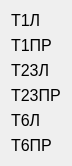
     <widget class="QWidget" name="layoutWidget">
      <property name="geometry">
       <rect>
        <x>90</x>
        <y>140</y>
        <width>61</width>
        <height>131</height>
       </rect>
      </property>
      <layout class="QVBoxLayout" name="verticalLayout_2">
       <item>
        <widget class="QLabel" name="label_68">
         <property name="font">
          <font>
           <pointsize>12</pointsize>
          </font>
         </property>
         <property name="text">
          <string>Т1Л</string>
         </property>
        </widget>
       </item>
       <item>
        <widget class="QLabel" name="label_69">
         <property name="font">
          <font>
           <pointsize>12</pointsize>
          </font>
         </property>
         <property name="text">
          <string>Т1ПР</string>
         </property>
        </widget>
       </item>
       <item>
        <widget class="QLabel" name="label_70">
         <property name="font">
          <font>
           <pointsize>12</pointsize>
          </font>
         </property>
         <property name="text">
          <string>Т23Л</string>
         </property>
        </widget>
       </item>
       <item>
        <widget class="QLabel" name="label_71">
         <property name="font">
          <font>
           <pointsize>12</pointsize>
          </font>
         </property>
         <property name="text">
          <string>Т23ПР</string>
         </property>
        </widget>
       </item>
       <item>
        <widget class="QLabel" name="label_72">
         <property name="font">
          <font>
           <pointsize>12</pointsize>
          </font>
         </property>
         <property name="text">
          <string>Т6Л</string>
         </property>
        </widget>
       </item>
       <item>
        <widget class="QLabel" name="label_73">
         <property name="font">
          <font>
           <pointsize>12</pointsize>
          </font>
         </property>
         <property name="text">
          <string>Т6ПР</string>
         </property>
        </widget>
       </item>
      </layout>
     </widget>
